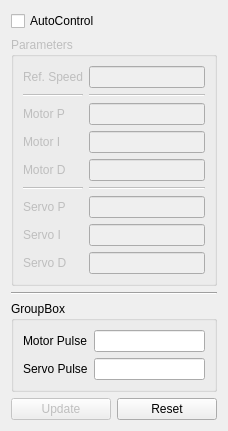
<?xml version="1.0" encoding="UTF-8"?>
<ui version="4.0">
 <class>Dialog</class>
 <widget class="QDialog" name="Dialog">
  <property name="geometry">
   <rect>
    <x>0</x>
    <y>0</y>
    <width>228</width>
    <height>389</height>
   </rect>
  </property>
  <property name="windowTitle">
   <string>Control Panel</string>
  </property>
  <property name="windowIcon">
   <iconset resource="rss.qrc">
    <normaloff>:/icon/image/adjustment.png</normaloff>:/icon/image/adjustment.png</iconset>
  </property>
  <layout class="QVBoxLayout" name="verticalLayout">
   <item>
    <widget class="QCheckBox" name="autocontrol">
     <property name="text">
      <string>AutoControl</string>
     </property>
    </widget>
   </item>
   <item>
    <widget class="QGroupBox" name="groupBox">
     <property name="enabled">
      <bool>false</bool>
     </property>
     <property name="title">
      <string>Parameters</string>
     </property>
     <layout class="QGridLayout" name="gridLayout">
      <item row="6" column="2">
       <widget class="QLineEdit" name="sp"/>
      </item>
      <item row="5" column="0">
       <widget class="Line" name="line_2">
        <property name="orientation">
         <enum>Qt::Horizontal</enum>
        </property>
       </widget>
      </item>
      <item row="3" column="2">
       <widget class="QLineEdit" name="mi"/>
      </item>
      <item row="1" column="0">
       <widget class="Line" name="line_4">
        <property name="orientation">
         <enum>Qt::Horizontal</enum>
        </property>
       </widget>
      </item>
      <item row="7" column="0">
       <widget class="QLabel" name="label_6">
        <property name="text">
         <string>Servo I</string>
        </property>
       </widget>
      </item>
      <item row="5" column="2">
       <widget class="Line" name="line_3">
        <property name="orientation">
         <enum>Qt::Horizontal</enum>
        </property>
       </widget>
      </item>
      <item row="8" column="2">
       <widget class="QLineEdit" name="sd"/>
      </item>
      <item row="8" column="0">
       <widget class="QLabel" name="label_7">
        <property name="text">
         <string>Servo D</string>
        </property>
       </widget>
      </item>
      <item row="2" column="0">
       <widget class="QLabel" name="label_2">
        <property name="text">
         <string>Motor P</string>
        </property>
       </widget>
      </item>
      <item row="2" column="2">
       <widget class="QLineEdit" name="mp"/>
      </item>
      <item row="4" column="2">
       <widget class="QLineEdit" name="md"/>
      </item>
      <item row="1" column="2">
       <widget class="Line" name="line_5">
        <property name="orientation">
         <enum>Qt::Horizontal</enum>
        </property>
       </widget>
      </item>
      <item row="4" column="0">
       <widget class="QLabel" name="label_4">
        <property name="text">
         <string>Motor D</string>
        </property>
       </widget>
      </item>
      <item row="7" column="2">
       <widget class="QLineEdit" name="si"/>
      </item>
      <item row="6" column="0">
       <widget class="QLabel" name="label_5">
        <property name="text">
         <string>Servo P</string>
        </property>
       </widget>
      </item>
      <item row="3" column="0">
       <widget class="QLabel" name="label_3">
        <property name="text">
         <string>Motor I</string>
        </property>
       </widget>
      </item>
      <item row="0" column="0">
       <widget class="QLabel" name="label_8">
        <property name="text">
         <string>Ref. Speed</string>
        </property>
       </widget>
      </item>
      <item row="0" column="2">
       <widget class="QLineEdit" name="rspeed"/>
      </item>
     </layout>
    </widget>
   </item>
   <item>
    <widget class="Line" name="line">
     <property name="orientation">
      <enum>Qt::Horizontal</enum>
     </property>
    </widget>
   </item>
   <item>
    <widget class="QGroupBox" name="groupBox_2">
     <property name="title">
      <string>GroupBox</string>
     </property>
     <layout class="QGridLayout" name="gridLayout_2">
      <item row="0" column="1">
       <widget class="QLineEdit" name="mpulse"/>
      </item>
      <item row="0" column="0">
       <widget class="QLabel" name="label">
        <property name="text">
         <string>Motor Pulse</string>
        </property>
       </widget>
      </item>
      <item row="1" column="0">
       <widget class="QLabel" name="label_9">
        <property name="text">
         <string>Servo Pulse</string>
        </property>
       </widget>
      </item>
      <item row="1" column="1">
       <widget class="QLineEdit" name="spulse"/>
      </item>
     </layout>
    </widget>
   </item>
   <item>
    <layout class="QHBoxLayout" name="horizontalLayout">
     <item>
      <widget class="QPushButton" name="update_button">
       <property name="enabled">
        <bool>false</bool>
       </property>
       <property name="text">
        <string>Update</string>
       </property>
      </widget>
     </item>
     <item>
      <widget class="QPushButton" name="reset_button">
       <property name="text">
        <string>Reset</string>
       </property>
      </widget>
     </item>
    </layout>
   </item>
  </layout>
 </widget>
 <resources>
  <include location="rss.qrc"/>
 </resources>
 <connections/>
</ui>
